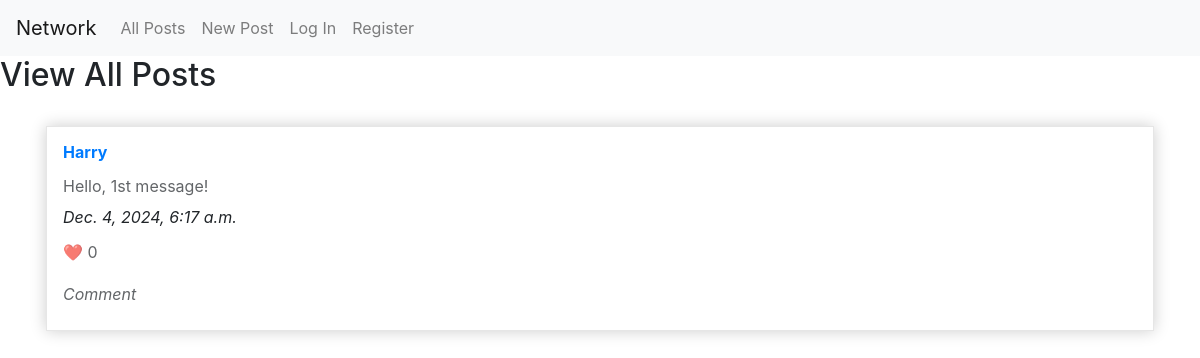
The app's page /, older data.
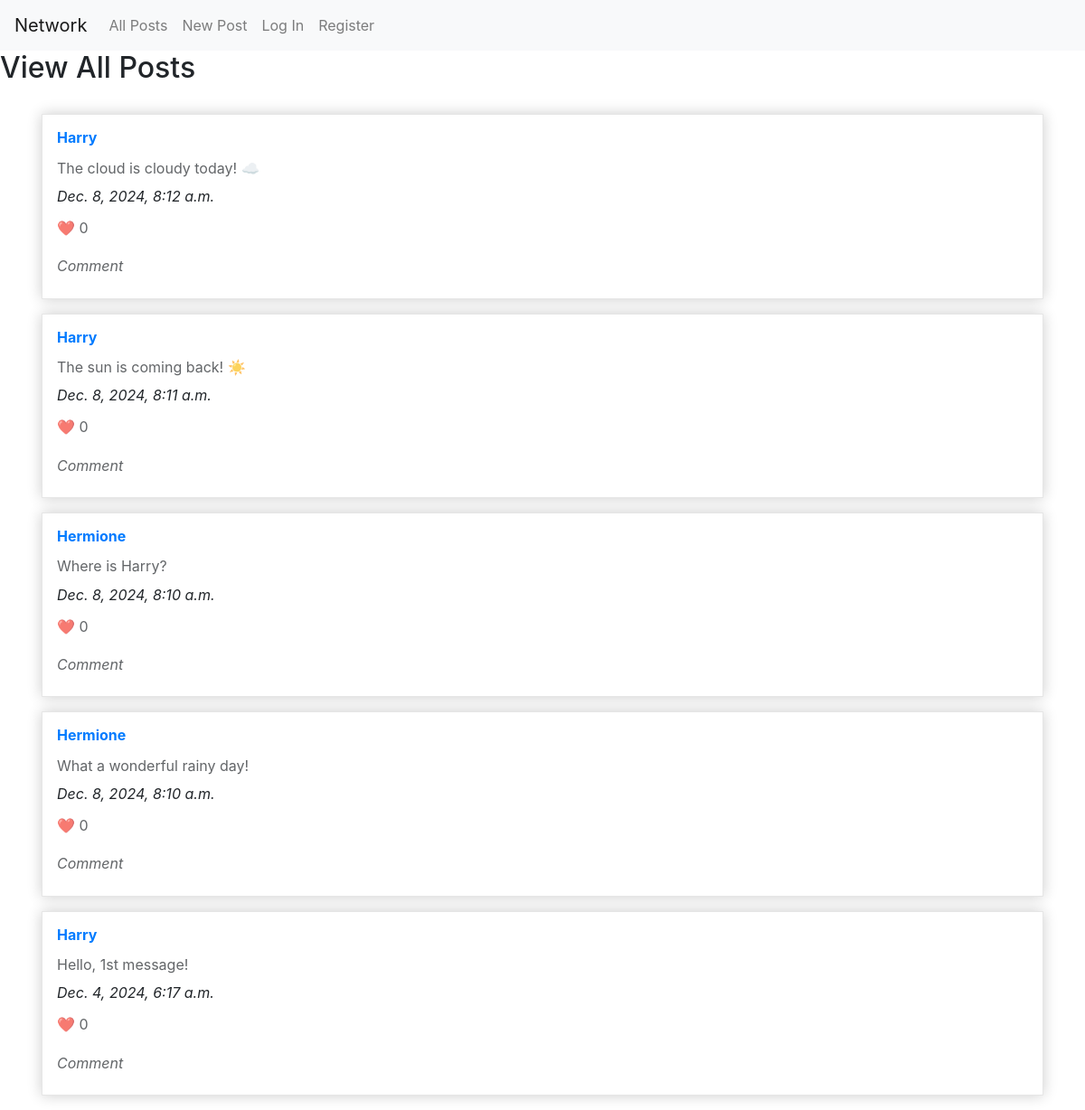
The same page, newer data.
### network/models.py (models this page shows)
class Post(models.Model):
    user = models.ForeignKey("User", on_delete=models.CASCADE, related_name="posts")
    content = models.TextField()
    date = models.DateTimeField(auto_now_add=True)
    likes = models.ManyToManyField("User", related_name="liked_posts", blank=True)

class User(AbstractUser):
    pass

### network/views.py (the view)
# urls.py: path("", views.index, name="index"),
def index(request):
    posts = Post.objects.all().filter().order_by("-date")
    return render(request, "network/index.html", {
        "posts": posts
    })

### network/templates/network/index.html
{% extends "network/layout.html" %}
{% load static %}
{% block body %}
  <h2>View All Posts</h2>
  <div class="container">
      {% for post in posts %}
        <div class="card-post">
          <h3><a href="{% url 'profile' post.user %}">{{post.user}}</a></h3>
          <p>
            {{ post.content }}
          </p>
          <i>{{post.date}}</i>
          <p>❤️ 0</p>
          <p><i>Comment</i></p>
        </div>
      {% endfor %}
    </div>
  </div>
{% endblock %}

### network/templates/network/layout.html (shortened to what this page needs)
{% load static %}
<!DOCTYPE html>
<html lang="en">
    <head>
        <link rel="stylesheet" href="https://stackpath.bootstrapcdn.com/bootstrap/4.4.1/css/bootstrap.min.css">
        <link href="{% static 'network/styles.css' %}" rel="stylesheet">
    </head>
    <body>
        <nav class="navbar navbar-expand-lg navbar-light bg-light">
            <a class="navbar-brand" href="#">Network</a>
            <div>
              <ul class="navbar-nav mr-auto">
                <li class="nav-item">
                  <a class="nav-link" href="{% url 'index' %}">All Posts</a>
                </li>
                <li class="nav-item">
                  <a class="nav-link" href="{% url 'new_post' %}">New Post</a>
                </li>
                {% if user.is_authenticated %}
                    <li class="nav-item">
                        <a class="nav-link" href="#">Following</a>
                    </li>
                    <li class="nav-item">
                        <a class="nav-link" href="{% url 'logout' %}">Log Out</a>
                    </li>
                {% else %}
                    <li class="nav-item">
                        <a class="nav-link" href="{% url 'login' %}">Log In</a>
                    </li>
                    <li class="nav-item">
                        <a class="nav-link" href="{% url 'register' %}">Register</a>
                    </li>
                {% endif %}
              </ul>
            </div>
          </nav>
        <div class="body">
            {% block body %}
            {% endblock %}
    </body>
</html>

### network/static/network/styles.css (style rules this page uses)
.container { max-width: auto; margin-top: 32px; padding: 0 16px; }
.card-post { margin-bottom: 16px; padding: 1em; overflow: hidden; height: auto; background: white; border: solid 1px #e6e6e6; box-shadow: 0 0 15px rgba(0,0,0,0.2); display: flex; flex-direction: column; }
.card-post h3 { font-size: 16px; font-weight: bold; margin: 0; }
.card-post p { font-size: 16px; line-height: 1.4; opacity: .7; margin-bottom: 8px; margin-top: 12px; }

Row changes from the older to the newer data that the page shows:
added Post: user "Harry", content "The cloud is cloudy today! ☁️", date "Dec. 8, 2024, 8:12 a.m."
added Post: user "Harry", content "The sun is coming back! ☀️", date "Dec. 8, 2024, 8:11 a.m."
added Post: user "Hermione", content "Where is Harry?", date "Dec. 8, 2024, 8:10 a.m."
added Post: user "Hermione", content "What a wonderful rainy day!", date "Dec. 8, 2024, 8:10 a.m."
